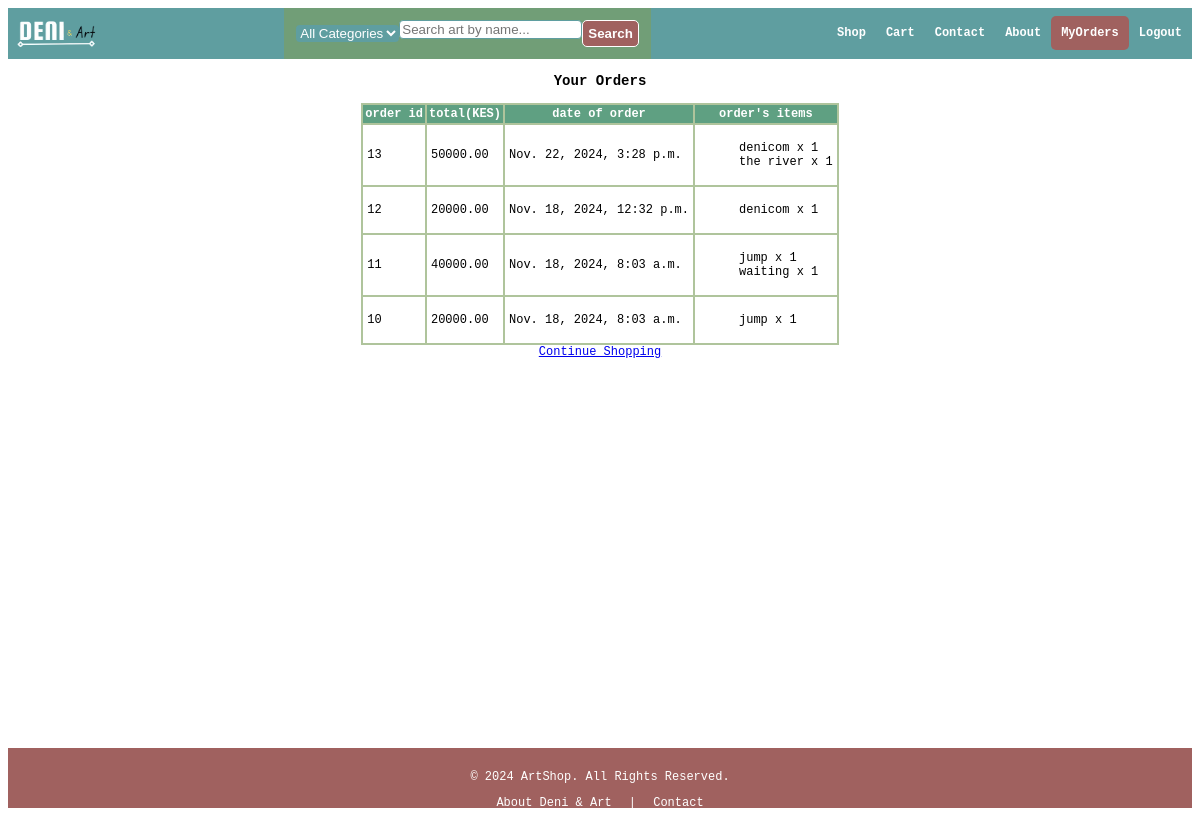
The app's page /art/order_history/ (signed in), older data.
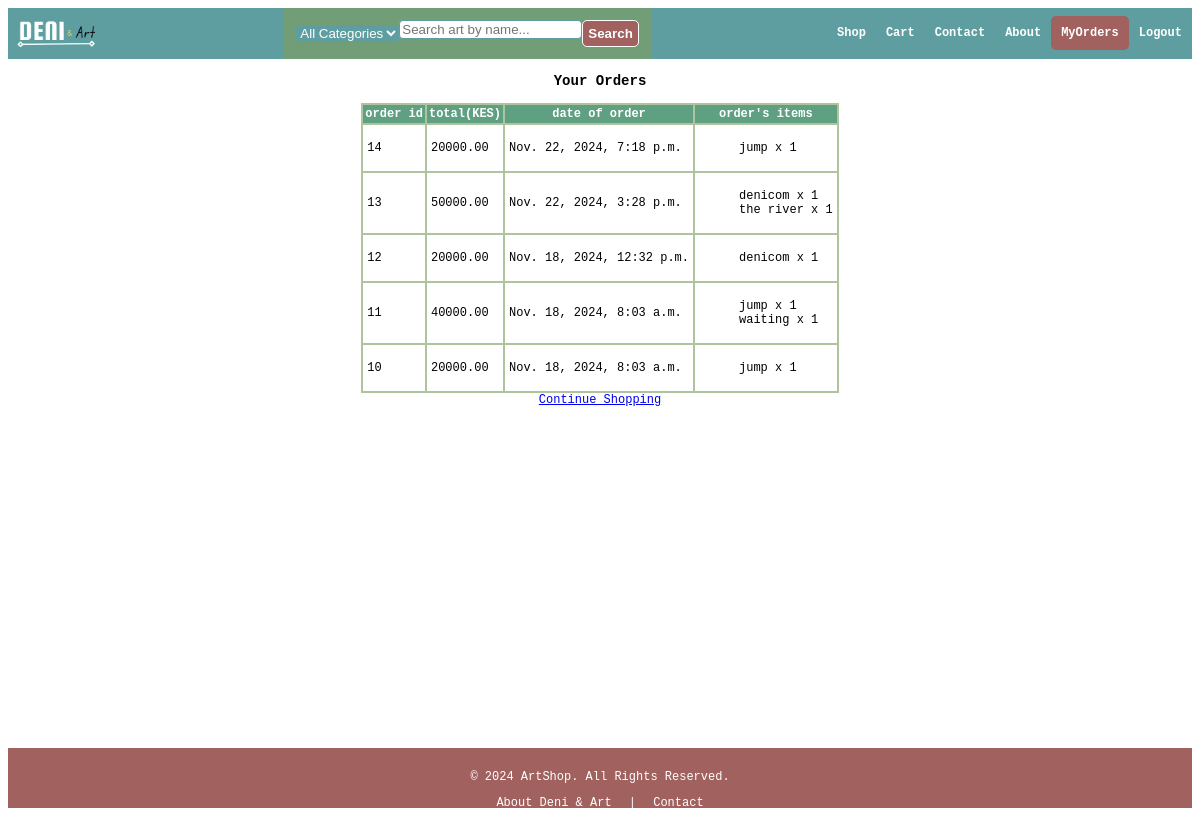
The same page, newer data.
### art/models.py (models this page shows, shortened)
class Order(models.Model):
    user = models.ForeignKey(User, on_delete=models.CASCADE)
    created_at = models.DateTimeField(auto_now_add=True)
    total_amount = models.DecimalField(max_digits=10, decimal_places=2)

class OrderItem(models.Model):
    order = models.ForeignKey(Order, on_delete=models.CASCADE, related_name='items')
    art = models.ForeignKey(Art, on_delete=models.CASCADE)
    quantity = models.PositiveIntegerField()
    price = models.DecimalField(max_digits=10, decimal_places=2)

class Art(models.Model):
    IN_STOCK = 'vailable'
    SOLD = 'sold'
    STATUS_CHOICES = [
        (IN_STOCK, 'Available'),
        (SOLD, 'Sold Out'),
    ]
    title = models.CharField(max_length=255)
    artist = models.CharField(max_length=255)
    description = models.TextField()
    price = models.DecimalField(max_digits=10, decimal_places=2)
    image = models.ImageField(upload_to='art_images/')
    created_at = models.DateTimeField(auto_now_add=True)
    status = models.CharField(max_length=10, choices=STATUS_CHOICES, default=IN_STOCK)
    category = models.ForeignKey(Category, on_delete=models.SET_NULL, null=True, blank=True, related_name='art_pieces')

### art/views.py (the view)
# urls.py: path('order_history/', views.order_history, name='order_history'),
@login_required
def order_history(request):
    orders = Order.objects.filter(user=request.user).order_by('-created_at')
    return render(request, 'art/order_history.html', {'orders': orders})

### art/templates/art/order_history.html (shortened to what this page needs)
{% extends 'art/base.html' %}
{% block content %}
    <h3>Your Orders</h3>
<div class="tcontainer">
    <table class="table">
        <tr>
            <th>order id</th>
            <th>total(KES)</th>
            <th>date of order</th>
            <th>order's items</th>
        </tr>
        {% for order in orders %}
        <tr>
            <td>{{ order.id }}</td>
            <td>{{ order.total_amount }}</td>
            <td>{{ order.created_at }}</td>
            <td>
                <ul>
                    {% for item in order.items.all %}
                    <li>{{ item.art.title }} x {{ item.quantity }}
                    {% endfor %}
                </ul>
            </td>
        </tr>
        {% endfor %}
      </table>
</div>
<div>
    <a href="{% url 'art:art_list' %}">Continue Shopping</a>
</div>
{% endblock %}

Row changes from the older to the newer data that the page shows:
added Order: id "14", total_amount "20000.00", created_at "Nov. 22, 2024, 7:18 p.m."
added OrderItem: art "jump", quantity "1", shown under "14"
